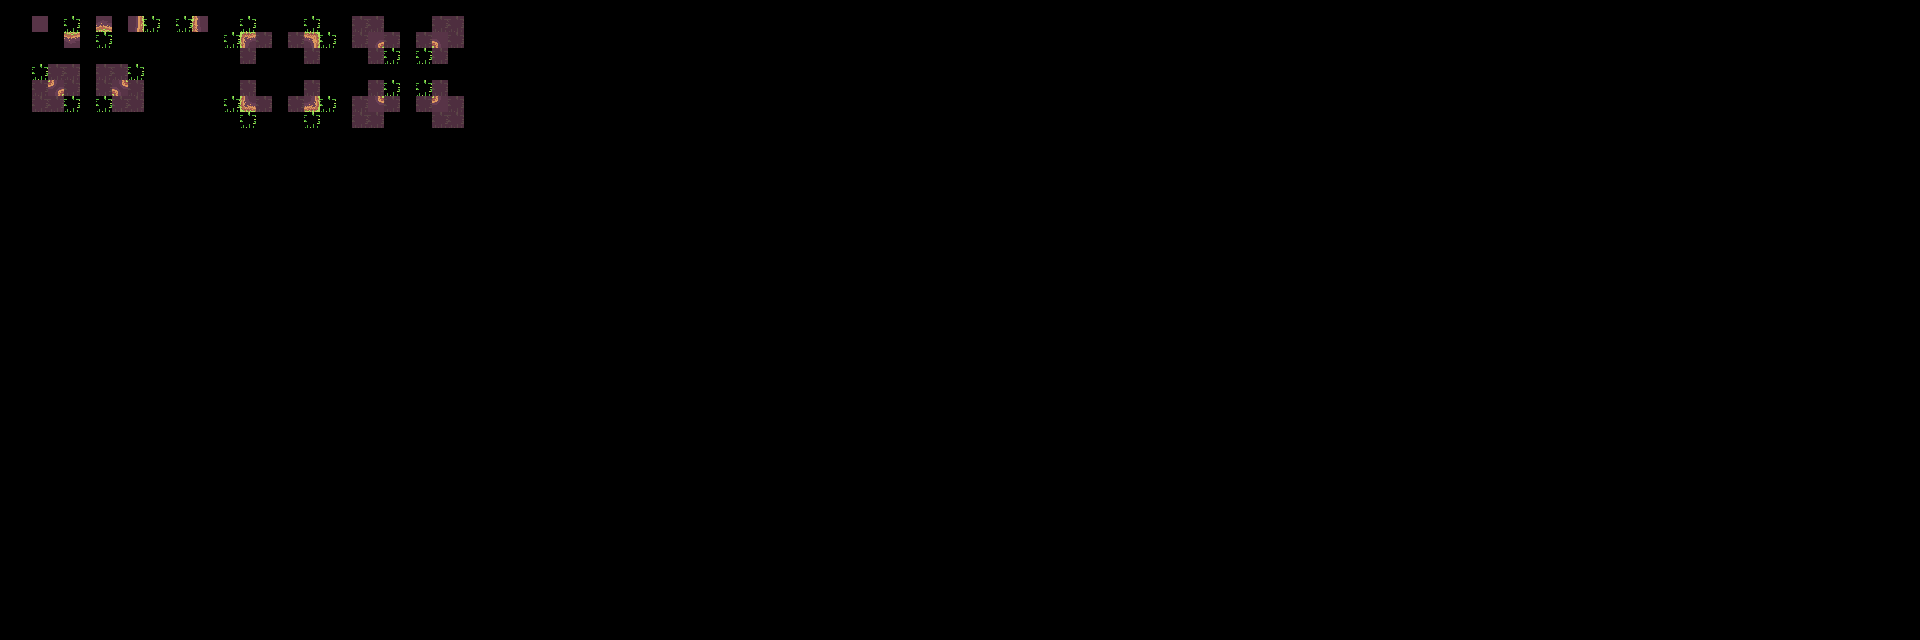

The image is a tile-based game level rendered from a .tmx file. Its description and source (layers, tilesets, objects; grid data summarised) follow:
An orthogonal 120x40 tile map with 16x16 px tiles, 3 tile layers (regions, input_prototype, output_terrain), 2 tilesets.

<map version="1.10" tiledversion="1.11.2" orientation="orthogonal" renderorder="right-down" width="120" height="40" tilewidth="16" tileheight="16" infinite="0" nextlayerid="4" nextobjectid="1">
 <tileset firstgid="1" source="../../../TILED/CSA/Tileset/cafundo1.tsx" />
 <tileset firstgid="576" source="../../../TILED/CSA/cafundo.tsx" />
 <layer id="1" name="regions" width="120" height="40">
  <data>[4800 cells, 75 non-empty, 1 distinct tile ids]</data>
 </layer>
 <layer id="2" name="input_prototype" width="120" height="40" opacity="0.89">
  <data>[4800 cells, 75 non-empty, 2 distinct tile ids]</data>
 </layer>
 <layer id="3" name="output_terrain" width="120" height="40">
  <data>[4800 cells, 15 non-empty, 15 distinct tile ids]</data>
 </layer>
</map>
